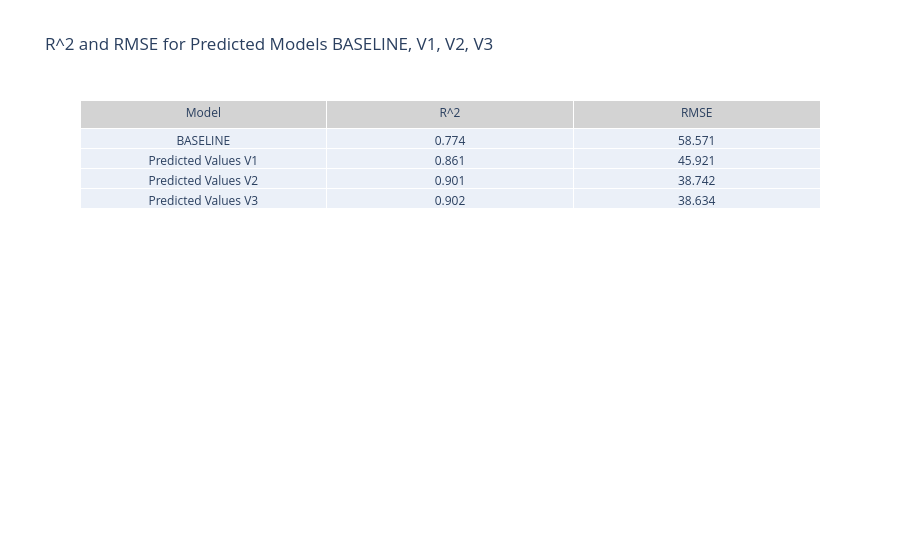

Here is the notebook cell this chart was saved with:
### Code cell
# Calculate R^2 and RMSE for each prediction version
metrics = {
    "Model": ["BASELINE", "Predicted Values V1", "Predicted Values V2", "Predicted Values V3"],
    "R^2": [
        
        r2_score(y_test, y_pred_baseline_aligned),
        r2_score(y_test, y_predict_v1),
        r2_score(y_test, y_predict_v2),
        r2_score(y_test, y_predict_v3)
    ],
    "RMSE": [
        np.sqrt(mean_squared_error(y_test, y_pred_baseline_aligned)),
        np.sqrt(mean_squared_error(y_test, y_predict_v1)),
        np.sqrt(mean_squared_error(y_test, y_predict_v2)),
        np.sqrt(mean_squared_error(y_test, y_predict_v3))
    ]
}

# Create the table with R^2 and RMSE values
table_fig = go.Figure(data=[go.Table(
    header=dict(values=["Model", "R^2", "RMSE"],
                fill_color='lightgrey',
                align='center'),
    cells=dict(values=[metrics["Model"], metrics["R^2"], metrics["RMSE"]],
               format=["", ".3f", ".3f"],  # formatting for R^2 and RMSE
               align='center')
)])

# Update layout for the table
table_fig.update_layout(title="R^2 and RMSE for Predicted Models BASELINE, V1, V2, V3")

# Show both plots
table_fig.show()   # Show the metrics table

### Figure 1 — Plotly figure (JSON) as saved in the notebook; plotly's stock layout.template omitted (floating-point values rounded to 4 significant figures)
{"data": [{"cells": {"align": "center", "format": ["", ".3f", ".3f"], "values": [["BASELINE", "Predicted Values V1", "Predicted Values V2", "Predicted Values V3"], [0.7742, 0.8612, 0.9012, 0.9018], [58.57, 45.92, 38.74, 38.63]]}, "header": {"align": "center", "fill": {"color": "lightgrey"}, "values": ["Model", "R^2", "RMSE"]}, "type": "table"}], "layout": {"title": {"text": "R^2 and RMSE for Predicted Models BASELINE, V1, V2, V3"}}}
